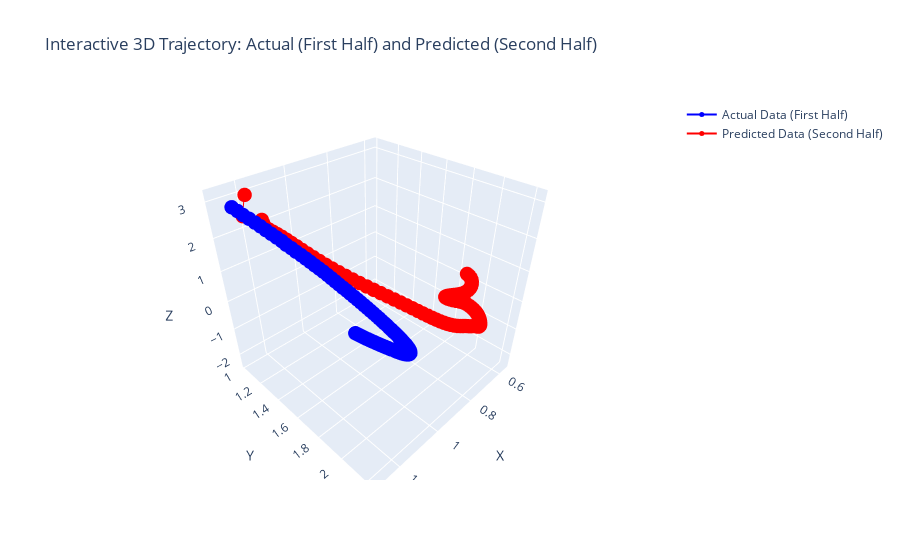

Notebook code cell kept with this figure:
### Code cell
# Extract x, y, z coordinates from the predictions
predicted_x = prediction[:, 0]
predicted_y = prediction[:, 1]
predicted_z = prediction[:, 2]


actual_x = position_data[:, 0]
actual_y = position_data[:, 1]
actual_z = position_data[:, 2]

# Create the 3D line plot for the actual data (first half)
trace_actual = go.Scatter3d(
    x=actual_x,
    y=actual_y,
    z=actual_z,
    mode='lines+markers',  # Both lines and markers
    marker=dict(size=5, color='blue'),  # Marker size and color for actual data
    line=dict(color='blue', width=2),  # Line color and width for actual data
    name='Actual Data (First Half)'
)

# Create the 3D line plot for the predicted data (second half)
trace_predicted = go.Scatter3d(
    x=predicted_x,
    y=predicted_y,
    z=predicted_z,
    mode='lines+markers',  # Both lines and markers
    marker=dict(size=5, color='red'),  # Marker size and color for predicted data
    line=dict(color='red', width=2),  # Line color and width for predicted data
    name='Predicted Data (Second Half)'
)

# Create layout
layout = go.Layout(
    scene=dict(
        xaxis_title='X',
        yaxis_title='Y',
        zaxis_title='Z'
    ),
    title="Interactive 3D Trajectory: Actual (First Half) and Predicted (Second Half)"
)

# Create the figure with both traces and display it
fig = go.Figure(data=[trace_actual, trace_predicted], layout=layout)
fig.show()
